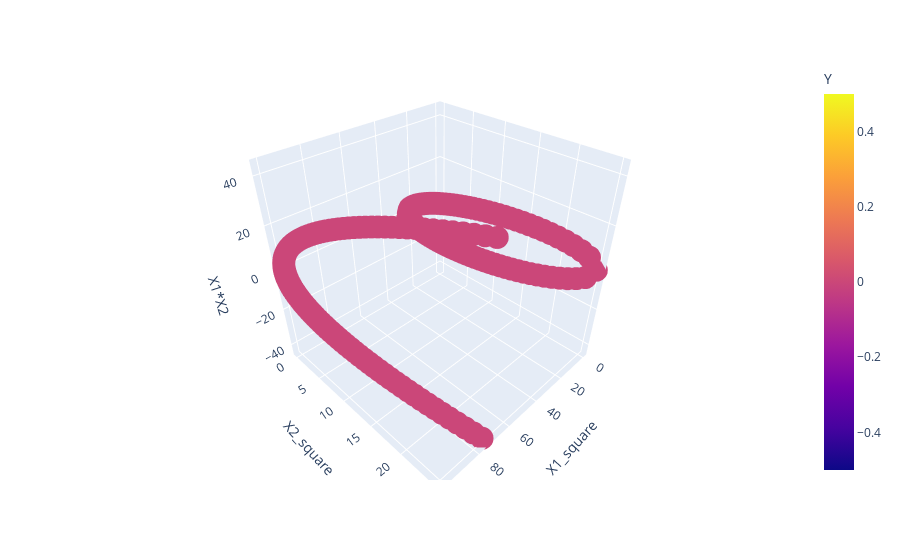

Notebook code for this chart:
### Code cell
import plotly.express as px
import plotly.express as px
fig = px.scatter_3d(df,x='X1_square',y='X2_square',z='X1*X2',color='Y')
fig.show()
plt.show()

### Figure 1 — Plotly figure (JSON) as saved in the notebook; plotly's stock layout.template omitted (floating-point values rounded to 4 significant figures; data arrays with more than 128 entries replaced by an {"elided": "..."} marker saying what was removed)
{"data": [{"hovertemplate": "X1_square=%{x}<br>X2_square=%{y}<br>X1*X2=%{z}<br>Y=%{marker.color}<extra></extra>", "legendgroup": "", "marker": {"color": {"elided": "400 int values"}, "coloraxis": "coloraxis", "symbol": "circle"}, "mode": "markers", "name": "", "scene": "scene", "showlegend": false, "type": "scatter3d", "x": {"elided": "400 float values"}, "y": {"elided": "400 float values"}, "z": {"elided": "400 float values"}}], "layout": {"coloraxis": {"colorbar": {"title": {"text": "Y"}}, "colorscale": [[0, "#0d0887"], [0.1111, "#46039f"], [0.2222, "#7201a8"], [0.3333, "#9c179e"], [0.4444, "#bd3786"], [0.5556, "#d8576b"], [0.6667, "#ed7953"], [0.7778, "#fb9f3a"], [0.8889, "#fdca26"], [1, "#f0f921"]]}, "legend": {"tracegroupgap": 0}, "margin": {"t": 60}, "scene": {"domain": {"x": [0, 1], "y": [0, 1]}, "xaxis": {"title": {"text": "X1_square"}}, "yaxis": {"title": {"text": "X2_square"}}, "zaxis": {"title": {"text": "X1*X2"}}}}}
